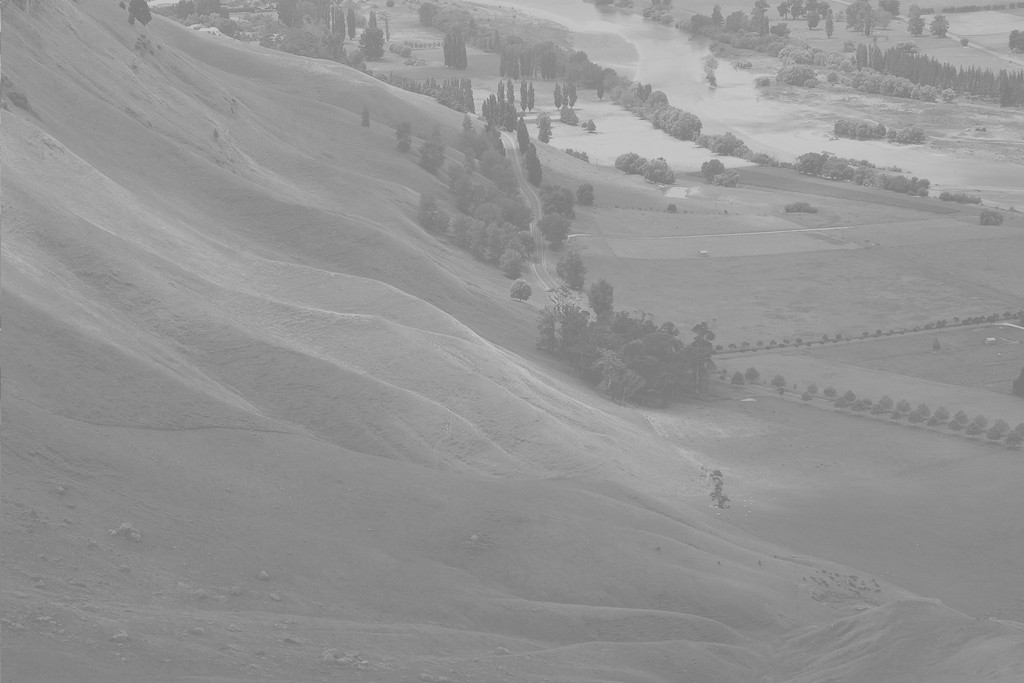
#> input picture wiki.jpg, 1024 x 683 px
$ python main.py
#> lines starting #> are read from the running program, lines starting #| are printed output that depends on the picture
#> further down, img is the input picture: shape (683, 1024); min 114, max 208, mean 148
import cv2
import numpy as np
from matplotlib import pyplot as plt


def calculate_histogram(image):
    hist, bins = np.histogram(image.flatten(), 256, [0, 256])
#> hist = 256 values, max 28701 at index 137, min 0 at index 0, mean 2732; bins = 257 values from 0 to 256
    return hist


def normalize_histogram(hist):
    return (hist - hist.min()) / (hist.max() - hist.min())


def calculate_cdf(hist): # cumulative distribution function
    return hist.cumsum()


def normalize_cdf(cdf, hist):
    return cdf / cdf.max() * hist.max()


def plot_histogram_and_cdf(image):
    hist = calculate_histogram(image)
    cdf = calculate_cdf(hist)
#> cdf = 256 values from 0 to 699392
    cdf_n = normalize_cdf(cdf, hist)
#> cdf_n = 256 values from 0 to 28701
    plt.plot(cdf_n, color='c')
    plt.hist(image.flatten(), 256, [0, 256], color='r')
    plt.xlim([0, 256])
    plt.legend(('cdf', 'histogram'), loc='upper left')
    plt.show()
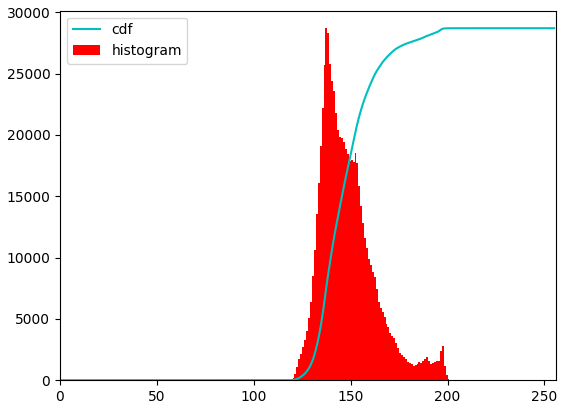
#> figure drawn by matplotlib, 1 panel; tallest bar 28701 high, from x = 137 to 138; curve peaks at x = 208, y = 28701


def equalize_histogram(hist):
    cdf = calculate_cdf(hist)
    cdf_m = np.ma.masked_equal(cdf, 0)
    cdf_m = (cdf_m - cdf_m.min()) * 255 / (cdf_m.max() - cdf_m.min())
    return np.ma.filled(cdf_m, 0).astype('uint8')


def image_after_hist_equ(img):
    hist = calculate_histogram(img)
    temp = equalize_histogram(hist)
#> in equalize_histogram, `cdf = calculate_cdf(hist)`: cdf = 256 values from 0 to 699392
#> temp = 256 values from 0 to 255
    return temp[img]
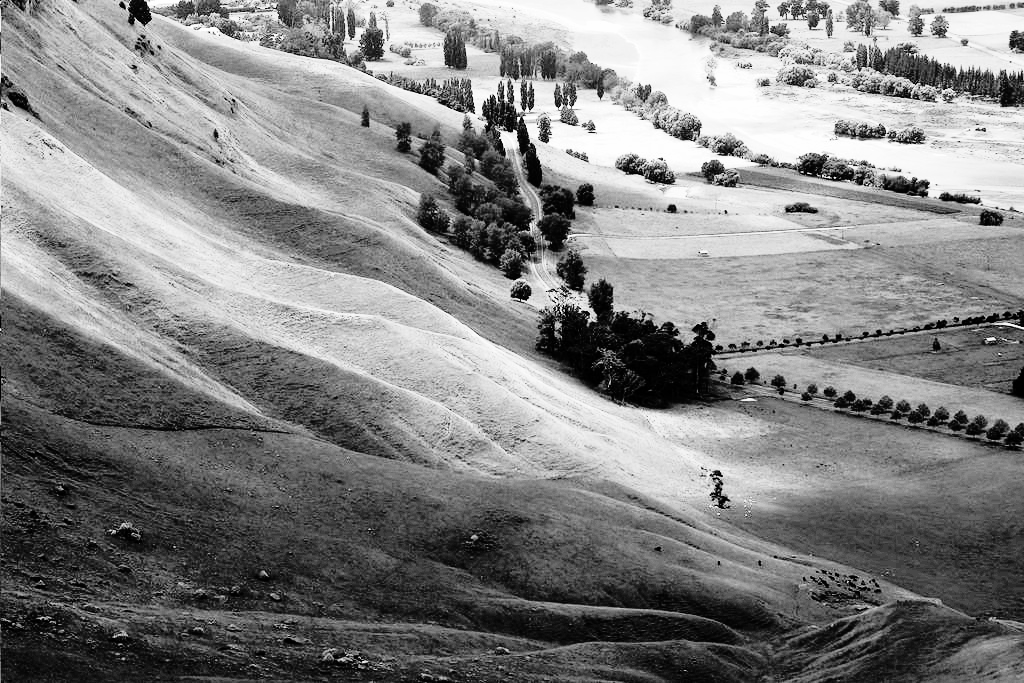
#> returned value: shape (683, 1024); min 0, max 255, mean 130


img = cv2.imread('wiki.jpg', 0)
plot_histogram_and_cdf(img)
img2 = image_after_hist_equ(img)
plot_histogram_and_cdf(img2)
#> in plot_histogram_and_cdf (call 2), `hist = calculate_histogram(image)`: hist = 256 values, max 28701 at index 62, min 0 at index 6, mean 2732
#> in plot_histogram_and_cdf (call 2), `cdf = calculate_cdf(hist)`: cdf = 256 values from 1944 to 699392
#> in plot_histogram_and_cdf (call 2), `cdf_n = normalize_cdf(cdf, hist)`: cdf_n = 256 values from 79.78 to 28701
#> in plot_histogram_and_cdf (call 2), `plt.show()`:
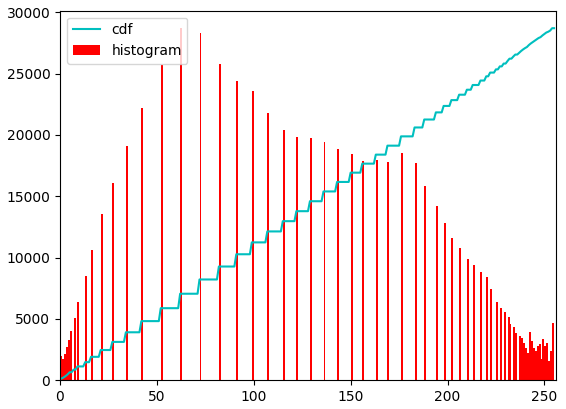
#> figure drawn by matplotlib, 1 panel; tallest bar 28701 high, from x = 62 to 63; curve peaks at x = 255, y = 28701
img3 = cv2.imread('wiki2.png', 0)
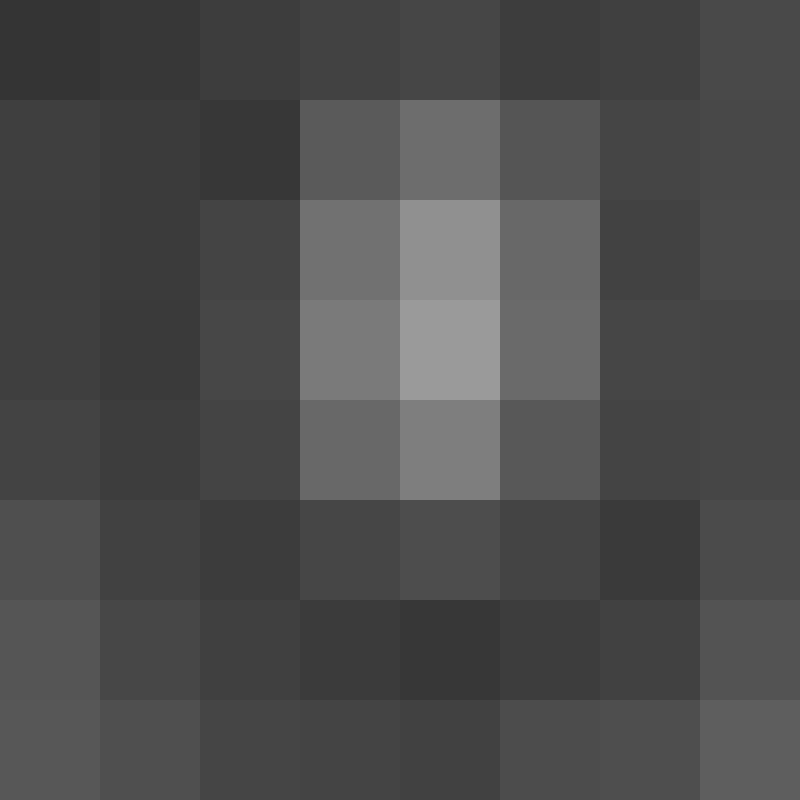
#> input picture wiki2.png, 800 x 800 px
#> img3 is the input picture: shape (800, 800); min 52, max 154, mean 76.1
plot_histogram_and_cdf(img3)
#> in plot_histogram_and_cdf (call 3), `hist = calculate_histogram(image)`: hist = 256 values, max 50000 at index 68, min 0 at index 0, mean 2500
#> in plot_histogram_and_cdf (call 3), `cdf = calculate_cdf(hist)`: cdf = 256 values from 0 to 640000
#> in plot_histogram_and_cdf (call 3), `cdf_n = normalize_cdf(cdf, hist)`: cdf_n = 256 values from 0 to 50000
#> in plot_histogram_and_cdf (call 3), `plt.show()`:
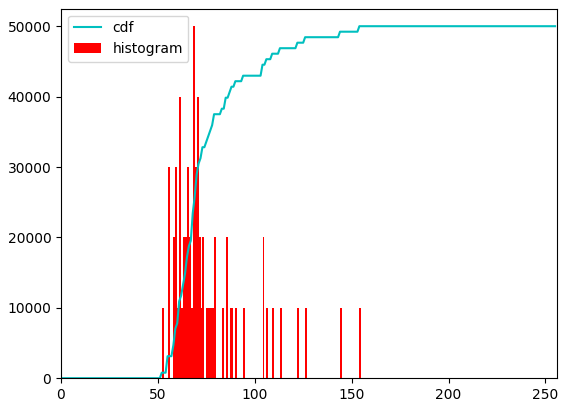
#> figure drawn by matplotlib, 1 panel; tallest bar 50000 high, from x = 68 to 69; curve peaks at x = 154, y = 50000
img4 = image_after_hist_equ(img3)
#> in image_after_hist_equ (call 2), `return temp[img]`:
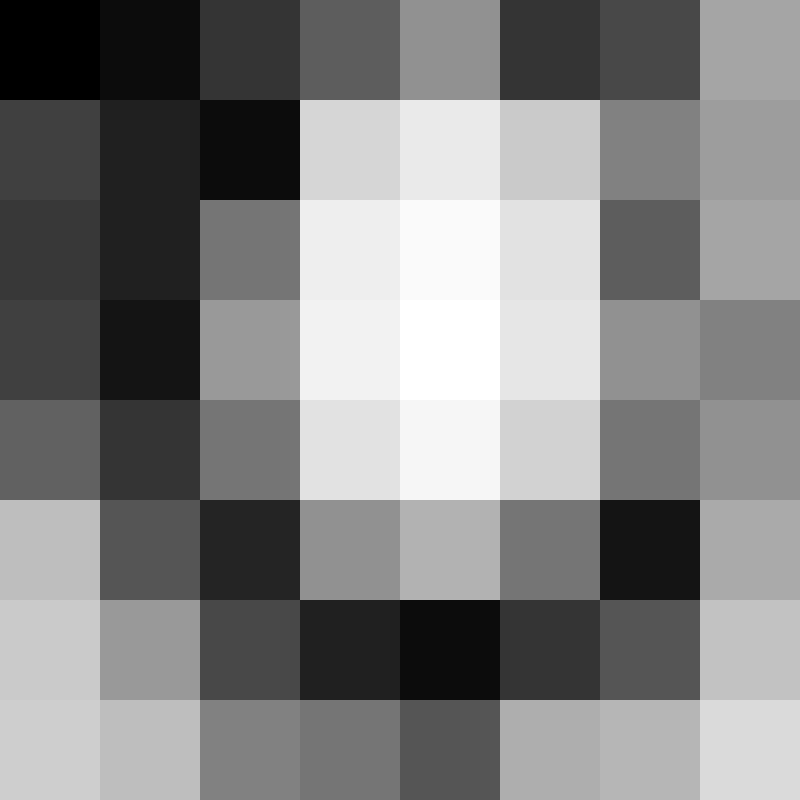
#> returned value: shape (800, 800); min 0, max 255, mean 129.8
plot_histogram_and_cdf(img4)
#> in plot_histogram_and_cdf (call 4), `hist = calculate_histogram(image)`: hist = 256 values, max 50000 at index 117, min 0 at index 1, mean 2500
#> in plot_histogram_and_cdf (call 4), `cdf = calculate_cdf(hist)`: cdf = 256 values from 10000 to 640000
#> in plot_histogram_and_cdf (call 4), `cdf_n = normalize_cdf(cdf, hist)`: cdf_n = 256 values from 781.2 to 50000
#> in plot_histogram_and_cdf (call 4), `plt.show()`:
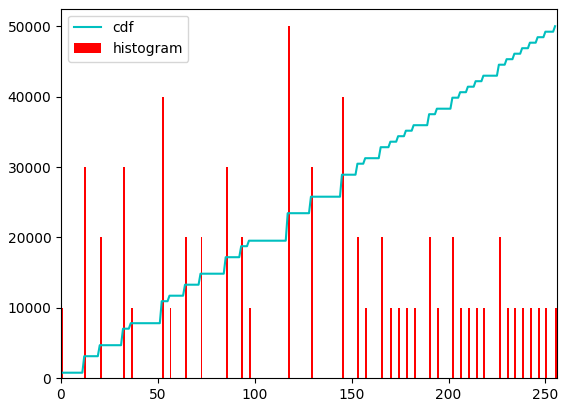
#> figure drawn by matplotlib, 1 panel; tallest bar 50000 high, from x = 117 to 118; curve peaks at x = 255, y = 50000
cv2.imshow('image', img)
cv2.imshow('image2', img2)
cv2.imshow('image3', img3)
cv2.imshow('image4', img4)
cv2.waitKey(0)
cv2.destroyAllWindows()
